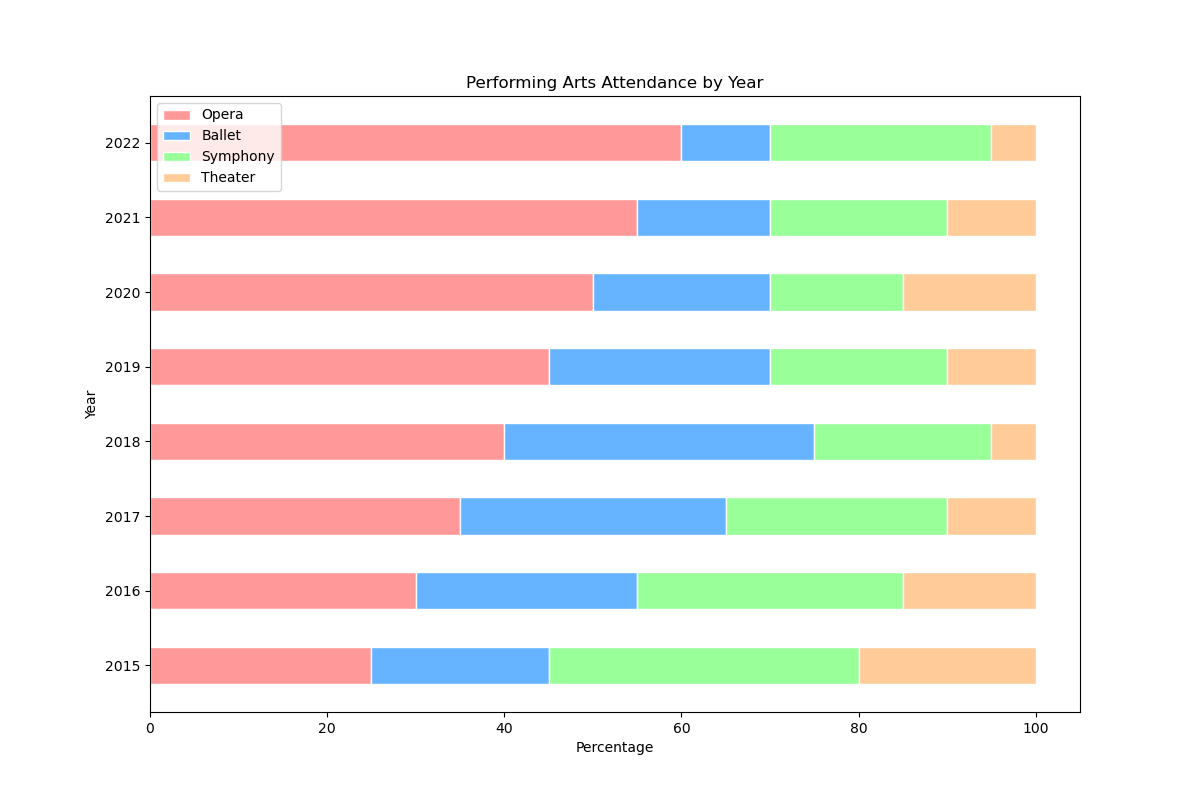

Write Python code to recreate this figure.
import matplotlib.pyplot as plt
import numpy as np

# Data for the chart
years = ['2015', '2016', '2017', '2018', '2019', '2020', '2021', '2022']
opera = [25, 30, 35, 40, 45, 50, 55, 60]
ballet = [20, 25, 30, 35, 25, 20, 15, 10]
symphony = [35, 30, 25, 20, 20, 15, 20, 25]
theater = [20, 15, 10, 5, 10, 15, 10, 5]

# Convert to percentages
total = np.array(opera) + np.array(ballet) + np.array(symphony) + np.array(theater)
opera = np.array(opera) / total * 100
ballet = np.array(ballet) / total * 100
symphony = np.array(symphony) / total * 100
theater = np.array(theater) / total * 100

# Stacked bar chart
fig, ax = plt.subplots(figsize=(12, 8))

bar_width = 0.5
bars1 = plt.barh(years, opera, color='#FF9999', edgecolor='white', height=bar_width)
bars2 = plt.barh(years, ballet, left=opera, color='#66B3FF', edgecolor='white', height=bar_width)
bars3 = plt.barh(years, symphony, left=opera+ballet, color='#99FF99', edgecolor='white', height=bar_width)
bars4 = plt.barh(years, theater, left=opera+ballet+symphony, color='#FFCC99', edgecolor='white', height=bar_width)

plt.xlabel('Percentage')
plt.ylabel('Year')
plt.title('Performing Arts Attendance by Year')
plt.legend(['Opera', 'Ballet', 'Symphony', 'Theater'], loc='upper left')

plt.show()
